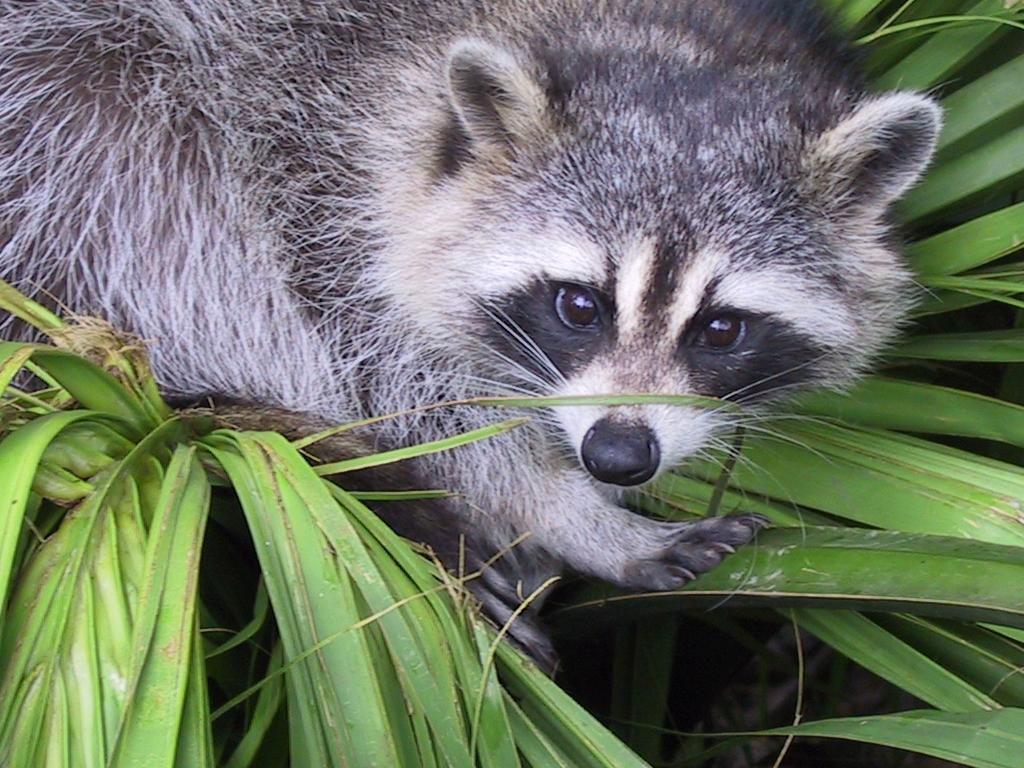
#> input picture Python - 1 - Array/ex04/animal.jpeg, 1024 x 768 px
$ python rotate.py
#> lines starting #> are read from the running program, lines starting #| are printed output that depends on the picture
### Python - 1 - Array/ex02/load_image.py
from PIL import Image
import numpy as np
import array


def ft_load(path: str) -> array:
    """
    Charge une image, affiche son format et retourne son contenu en RGB.

    Args:
        path (str): Chemin vers le fichier image.

    Returns:
        np.ndarray: Tableau NumPy représentant l'image en RGB.

    Raises:
        FileNotFoundError: Si le fichier n'existe pas.
        ValueError: Si le format de l'image n'est pas pris en charge.
        Exception: Pour d'autres erreurs lors du chargement de l'image.
    """
    try:
        with Image.open(path) as img:
            if img.format not in ['JPEG', 'JPG']:
                raise ValueError(f"Format d'image non pris en charge: {img.format}")

            img = img.convert('RGB')
            data = np.array(img)
            print(f"The shape of image is: {data.shape}")
            return data
    except FileNotFoundError:
        print(f"Erreur: Le fichier '{path}' est introuvable.")
    except ValueError as ve:
        print(f"Erreur: {ve}")
    except Exception as e:
        print(f"Erreur lors du chargement de l'image: {e}")
    return None

### Python - 1 - Array/ex04/rotate.py
from load_image import ft_load
import numpy as np
import matplotlib.pyplot as plt


def manual_transpose(matrix : np.ndarray) -> np.ndarray:
    """Transpose manuellement une matrice 2D."""
    transposed = []
    for col in range(len(matrix[0])):
        new_row = []
        for row in range(len(matrix)):
            new_row.append(matrix[row][col])
        transposed.append(new_row)
    return np.array(transposed)

def ft_zoom(img: np.ndarray) -> np.ndarray:
    """
    Zoom sur la zone du visage de l'animal (400x400) en niveaux de gris.
    """
    try:
        start_y = 90
        end_y = start_y + 400
        start_x = 420
        end_x = start_x + 400

        zoomed = img[start_y:end_y, start_x:end_x, 0]
        transposed = manual_transpose(zoomed)
        print(f"New shape after Transpose: {transposed.shape}")
        print(transposed)
        return transposed
    except Exception as e:
        print(f"Erreur lors du zoom: {e}")
        return None


def display_image(img: np.ndarray):
    """
    Affiche l'image zoomée en noir et blanc avec les axes X/Y.
    """
    try:
        plt.imshow(img, cmap='gray')
        plt.show()
    except Exception as e:
        print(f"Erreur d'affichage: {e}")

def main():
    image = ft_load("animal.jpeg")
#> in ft_load, img is the input picture: PIL image 1024x768 RGB; mean R, G, B 110.7, 117.7, 102.1
#| The shape of image is: (768, 1024, 3)
    if image is not None:
        zoomed = ft_zoom(image)
#> in ft_zoom, `zoomed = img[start_y:end_y, start_x:end_x, 0]`:
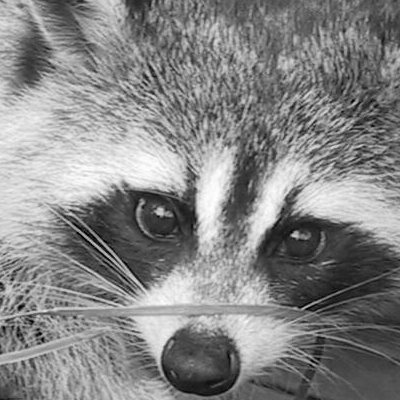
#> zoomed: shape (400, 400); min 0, max 255, mean 133.3
#> after the loop in manual_transpose, `for col in range(len(matrix[0])):`: transposed = 400 items
#> in manual_transpose, `return np.array(transposed)`:
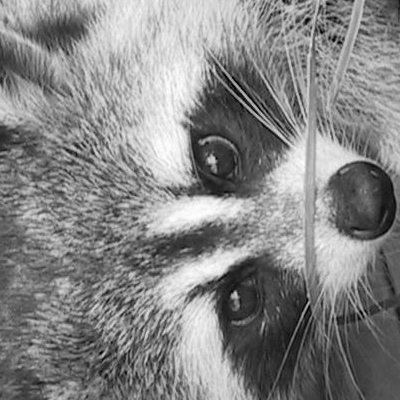
#> returned value: shape (400, 400); min 0, max 255, mean 133.3
#| New shape after Transpose: (400, 400)
#> (printed output is left out)
        if zoomed is not None:
            display_image(zoomed)


if __name__ == "__main__":
    main()
